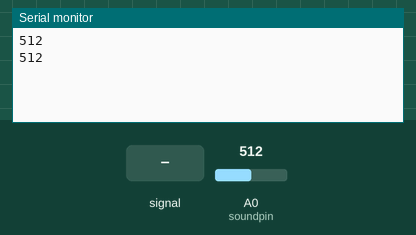
Simulated run of this sketch. Board: Arduino Uno, built with avr-gcc and run on an emulated ATmega328P. On the bench: the last lines printed to the serial monitor. The inputs (shaded band) are chosen by the test bench; at power-on: A0 (soundpin) = 512.

Above: at 1.8 s.
1.9 s: A0 (soundpin) fed a 200 Hz sine of ±81 counts around its level
At 2.8 s:
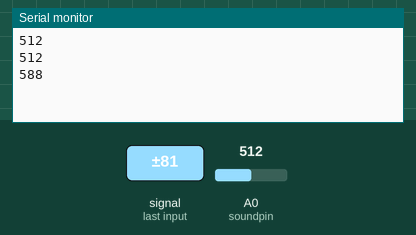
3.4 s: A0 (soundpin) set to 716
At 4.7 s:
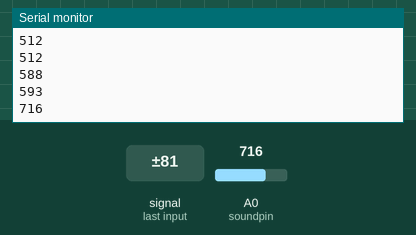
4.9 s: A0 (soundpin) fed a 1000 Hz sine of ±255 counts around its level
At 5.6 s:
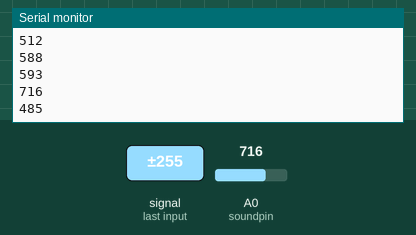
6.4 s: A0 (soundpin) set to 900
At 7.8 s:
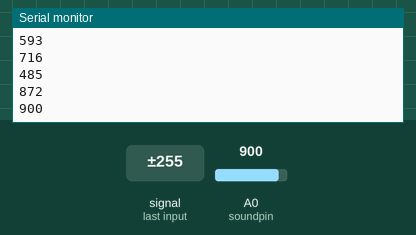
Timing chart, 0 to 8.9 s (numbered marks = the images above; inputs shaded):
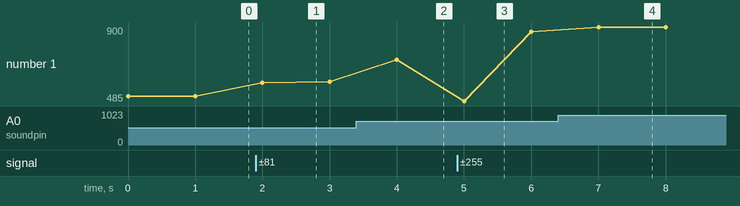

The sketch:

Project_23.1_Read_Sound_Sensor_Value.ino
```cpp
/*
keyestudio STEM Starter Kit
Project 23.1
Read Sound Sensor Value
http//www.keyestudio.com
*/
int soundpin=0;// initialize analog pin 0, connected with sound sensor
int val=0;// initialize variable va
void setup()
{
Serial.begin(9600);// set baud rate at “9600”
}
void loop()
{
val=analogRead(soundpin);// read the value of the sensor and assign it to val
Serial.println(val);// display the value of val
delay(1000);// wait for 1 s
}
//////////////////////////////////////////////////////////////////
```

Measured:
- after the input at 1.9 s, the serial monitor: prints a new line after 0.10 s (image 1)
- after the input at 3.4 s, the serial monitor: prints a new line after 0.60 s (image 2)
- after the input at 4.9 s, the serial monitor: prints a new line after 0.10 s (image 3)
- after the input at 6.4 s, the serial monitor: prints a new line after 0.60 s (image 4)
- plotted number 1: 512 → 593 after the input at 1.9 s, 593 → 716 after the input at 3.4 s, 716 → 872 after the input at 4.9 s, 872 → 900 after the input at 6.4 s
